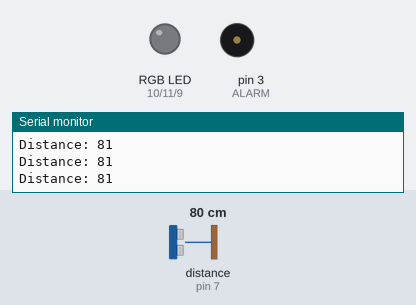
The sketch below on a simulated Arduino Uno, built with avr-gcc and run on an emulated ATmega328P. Shown: an RGB LED mixed from three pins (HIGH = lit), buzzer (waves = sounding), the last lines printed to the serial monitor. Dashed ring = blinking. The test bench sets the inputs (shaded band); at power-on: distance to the obstacle (sensor on pin 7) 80 cm. The echo pulse lasts 58.3 µs per cm.

Above: at 6.2 s.
6.3 s: distance to the obstacle (sensor on pin 7) set to 51 cm
7.8 s: distance to the obstacle (sensor on pin 7) set to 43 cm
At 7.99 s:
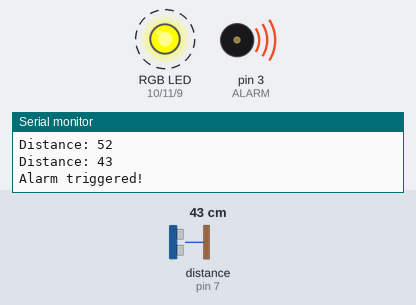
At 26.6 s:
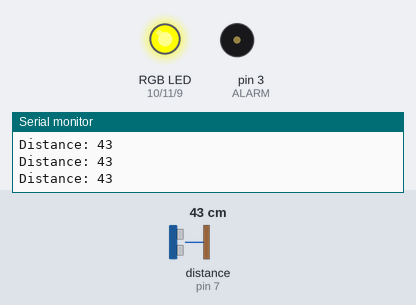
Timing chart, 0 to 27.3 s (numbered marks = the images above; inputs shaded):
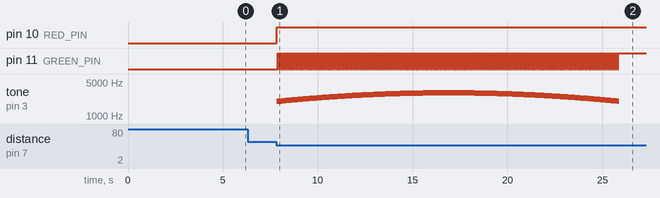

The sketch:

alarm_system.ino
```cpp
//This Code is Designed by Prince Kushwaha from COSM Electronics

#include <NewPing.h>
#include <NewTone.h>

// Select which PWM-capable pins are to be used.
#define RED_PIN    10
#define GREEN_PIN  11
#define BLUE_PIN   9

#define TRIGGER_PIN  6  // Arduino pin tied to trigger pin on the ultrasonic sensor.
#define ECHO_PIN     7  // Arduino pin tied to echo pin on the ultrasonic sensor.
#define MAX_DISTANCE 100 // Maximum distance we want to ping for (in centimeters).

#define ALARM 3

float sinVal;
int toneVal;

NewPing sonar(TRIGGER_PIN, ECHO_PIN, MAX_DISTANCE); // NewPing setup of pins and maximum distance.
boolean triggered = false;

void setup() {
  // Set pinModes for RGB strip
  pinMode(RED_PIN, OUTPUT);
  pinMode(BLUE_PIN, OUTPUT);
  pinMode(GREEN_PIN, OUTPUT);

  // Reset lights
  analogWrite(RED_PIN, 0);
  analogWrite(BLUE_PIN, 0);
  analogWrite(GREEN_PIN, 0);

  // Set pinMode for alarm
  pinMode(ALARM, OUTPUT);

  // Begin serial communication for debugging
  Serial.begin(115200);

  delay(5000); // Give some time to get out of the way if needed
}

// Helper function enabling us to send a color in one command
void color(unsigned char red, unsigned char green, unsigned char blue) {
  analogWrite(RED_PIN, red);
  analogWrite(GREEN_PIN, green);
  analogWrite(BLUE_PIN, blue);
}

// Alarm function to flash lights and sound buzzer
void alarm() {
  Serial.println("Alarm triggered!");
  for (int x = 0; x < 180; x++) {
    // Convert degrees to radians then obtain sin value
    sinVal = (sin(x * (3.1412 / 180)));
    // Generate a frequency from the sin value
    toneVal = 2000 + (int(sinVal * 1000));
    NewTone(ALARM, toneVal);

    color(255, 0, 0); // Red
    delay(50);
    color(255, 255, 0); // Yellow
    delay(50);
  }
  noNewTone(ALARM); // Turn off the buzzer
}

void loop() {
  delay(50); // Wait 50ms between pings (about 20 pings/sec). 29ms should be the shortest delay between pings.
  unsigned int uS = sonar.ping(); // Send ping, get ping time in microseconds (uS).
  unsigned int distance = uS / US_ROUNDTRIP_CM;
  Serial.print("Distance: ");
  Serial.println(distance);

  if (distance > 0 && distance < 50) { // Ignore zero values and adjust threshold distance as needed
    if (!triggered) { // Trigger the alarm only if it is not already triggered
      triggered = true;
      alarm();
    }
  } else {
    if (triggered) { // Turn off the alarm if the distance is not within the range
      triggered = false;
      // Turn off the lights and buzzer
      analogWrite(RED_PIN, 0);
      analogWrite(GREEN_PIN, 0);
      analogWrite(BLUE_PIN, 0);
      noNewTone(ALARM);
      Serial.println("Alarm reset");
    }
  }
}
```

Measured:
- the behaviour switches between 49 and 48 cm on distance to the obstacle (sensor on pin 7) (found by bisection; images 0 and 1)
- after the input at 7.8 s, pin 10 (RED_PIN): LOW → HIGH at once; pin 11 (GREEN_PIN): alternates HIGH for 0.05 s and LOW for 0.05 s, 359 changes in all, then stays HIGH, starting after 0.09 s
